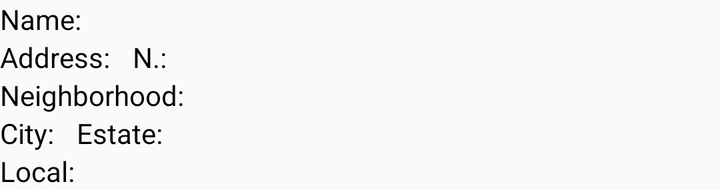
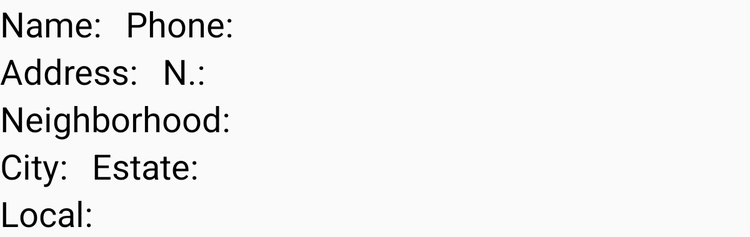

Two renders of one Android screen. The first uses the default layout on a phone; the second uses the alternative layout the repository ships for a different screen configuration, on a matching device. The two XML files are below.
<!-- AndroidManifest.xml: application theme AppTheme -->
<!-- res/layout/grupos_adapter_lista.xml -->
<?xml version="1.0" encoding="utf-8"?>
<LinearLayout xmlns:android="http://schemas.android.com/apk/res/android"
    android:layout_width="match_parent"
    android:layout_height="wrap_content"
    android:orientation="vertical">

    <LinearLayout
        android:layout_width="match_parent"
        android:layout_height="wrap_content"
        android:orientation="horizontal">

        <TextView
            android:id="@+id/layout_grupos_adapter_textview_label_nomegrupo"
            android:layout_width="wrap_content"
            android:layout_height="wrap_content"
            android:text="@string/grupos_nome_lista"
            android:textColor="@android:color/black" />

        <TextView
            android:id="@+id/layout_grupos_adapter_textview_nomegrupo"
            android:layout_width="wrap_content"
            android:layout_height="wrap_content"
            android:textColor="@android:color/black" />
    </LinearLayout>

    <LinearLayout
        android:layout_width="match_parent"
        android:layout_height="wrap_content"
        android:orientation="horizontal">

        <TextView
            android:id="@+id/layout_grupos_adapter_textview_label_endereco"
            android:layout_width="wrap_content"
            android:layout_height="wrap_content"
            android:text="@string/grupos_endereco_lista"
            android:textColor="@android:color/black" />

        <TextView
            android:id="@+id/layout_grupos_adapter_textview_endereco"
            android:layout_width="wrap_content"
            android:layout_height="wrap_content"
            android:textColor="@android:color/black" />

        <TextView
            android:id="@+id/layout_grupos_adapter_textview_label_numero"
            android:layout_width="wrap_content"
            android:layout_height="wrap_content"
            android:paddingLeft="8dp"
            android:text="@string/grupo_numero_lista"
            android:textColor="@android:color/black" />

        <TextView
            android:id="@+id/layout_grupos_adapter_textview_numero"
            android:layout_width="wrap_content"
            android:layout_height="wrap_content"
            android:textColor="@android:color/black" />

    </LinearLayout>

    <LinearLayout
        android:layout_width="match_parent"
        android:layout_height="wrap_content"
        android:orientation="horizontal">

        <TextView
            android:id="@+id/layout_grupos_adapter_textview_label_bairro"
            android:layout_width="wrap_content"
            android:layout_height="wrap_content"
            android:text="@string/grupo_bairro_lista"
            android:textColor="@android:color/black" />

        <TextView
            android:id="@+id/layout_grupos_adapter_textview_bairro"
            android:layout_width="wrap_content"
            android:layout_height="wrap_content"
            android:textColor="@android:color/black" />
    </LinearLayout>

    <LinearLayout
        android:layout_width="match_parent"
        android:layout_height="wrap_content"
        android:orientation="horizontal">

        <TextView
            android:id="@+id/layout_grupos_adapter_textview_label_cidade"
            android:layout_width="wrap_content"
            android:layout_height="wrap_content"
            android:text="@string/grupos_cidade_lista"
            android:textColor="@android:color/black" />

        <TextView
            android:id="@+id/layout_grupos_adapter_textview_cidade"
            android:layout_width="wrap_content"
            android:layout_height="wrap_content"
            android:textColor="@android:color/black" />

        <TextView
            android:id="@+id/layout_grupos_adapter_textview_label_uf"
            android:layout_width="wrap_content"
            android:layout_height="wrap_content"
            android:paddingLeft="8dp"
            android:text="@string/grupos_estado_lista"
            android:textColor="@android:color/black" />

        <TextView
            android:id="@+id/layout_grupos_adapter_textview_uf"
            android:layout_width="wrap_content"
            android:layout_height="wrap_content"
            android:textColor="@android:color/black" />

    </LinearLayout>

    <LinearLayout
        android:layout_width="match_parent"
        android:layout_height="wrap_content"
        android:orientation="horizontal">

        <TextView
            android:id="@+id/layout_grupos_adapter_textview_label_local"
            android:layout_width="wrap_content"
            android:layout_height="wrap_content"
            android:text="@string/grupos_local_lista"
            android:textColor="@android:color/black" />

        <TextView
            android:id="@+id/layout_grupos_adapter_textview_local"
            android:layout_width="wrap_content"
            android:layout_height="wrap_content"
            android:textColor="@android:color/black" />

    </LinearLayout>



</LinearLayout>
<!-- resources referenced by this layout -->
<resources>
  <string name="grupo_bairro_lista">"Neighborhood: "</string>
  <string name="grupo_numero_lista">"N.: "</string>
  <string name="grupos_cidade_lista">"City: "</string>
  <string name="grupos_endereco_lista">"Address: "</string>
  <string name="grupos_estado_lista">"Estate: "</string>
  <string name="grupos_local_lista">"Local: "</string>
  <string name="grupos_nome_lista">"Name: "</string>
  <style name="AppTheme" parent="Theme.AppCompat.Light.DarkActionBar">
          
          
          <item name="colorPrimary">#2E7D32</item>
          <item name="colorPrimaryDark">@color/colorPrimaryDark</item>
          <item name="colorAccent">@color/colorAccent</item>
      </style>
  <color name="colorPrimaryDark">#303F9F</color>
  <color name="colorAccent">#FF4081</color>
</resources>
<!-- res/layout-large/grupos_adapter_lista.xml (the repository's variant of the layout above) -->
<!-- drawn on a 7-inch tablet held upright -->
<?xml version="1.0" encoding="utf-8"?>
<LinearLayout xmlns:android="http://schemas.android.com/apk/res/android"
    android:layout_width="match_parent"
    android:layout_height="wrap_content"
    android:orientation="vertical">

    <LinearLayout
        android:layout_width="match_parent"
        android:layout_height="wrap_content"
        android:orientation="horizontal">

        <TextView
            android:id="@+id/layout_grupos_adapter_textview_label_nomegrupo"
            android:layout_width="wrap_content"
            android:layout_height="wrap_content"
            android:text="@string/grupos_nome_lista"
            android:textSize="28sp"
            android:textColor="@android:color/black" />

        <TextView
            android:id="@+id/layout_grupos_adapter_textview_nomegrupo"
            android:layout_width="wrap_content"
            android:layout_height="wrap_content"
            android:textSize="28sp"
            android:textColor="@android:color/black" />
        <TextView
            android:id="@+id/layout_grupos_adapter_textview_label_telefone_grupo"
            android:layout_width="wrap_content"
            android:layout_height="wrap_content"
            android:paddingLeft="12dp"
            android:text="@string/grupos_telefone_lista"
            android:textSize="28sp"
            android:textColor="@android:color/black" />
        <TextView
            android:id="@+id/layout_grupos_adapter_textview_telefonegrupo"
            android:layout_width="wrap_content"
            android:layout_height="wrap_content"
            android:textSize="28sp"
            android:textColor="@android:color/black" />
    </LinearLayout>

    <LinearLayout
        android:layout_width="match_parent"
        android:layout_height="wrap_content"
        android:orientation="horizontal">

        <TextView
            android:id="@+id/layout_grupos_adapter_textview_label_endereco"
            android:layout_width="wrap_content"
            android:layout_height="wrap_content"
            android:text="@string/grupos_endereco_lista"
            android:textSize="28sp"
            android:textColor="@android:color/black" />

        <TextView
            android:id="@+id/layout_grupos_adapter_textview_endereco"
            android:layout_width="wrap_content"
            android:layout_height="wrap_content"
            android:textSize="28sp"
            android:textColor="@android:color/black" />

        <TextView
            android:id="@+id/layout_grupos_adapter_textview_label_numero"
            android:layout_width="wrap_content"
            android:layout_height="wrap_content"
            android:paddingLeft="12dp"
            android:text="@string/grupo_numero_lista"
            android:textSize="28sp"
            android:textColor="@android:color/black" />

        <TextView
            android:id="@+id/layout_grupos_adapter_textview_numero"
            android:layout_width="wrap_content"
            android:layout_height="wrap_content"
            android:textSize="28sp"
            android:textColor="@android:color/black" />

    </LinearLayout>

    <LinearLayout
        android:layout_width="match_parent"
        android:layout_height="wrap_content"
        android:orientation="horizontal">

        <TextView
            android:id="@+id/layout_grupos_adapter_textview_label_bairro"
            android:layout_width="wrap_content"
            android:layout_height="wrap_content"
            android:text="@string/grupo_bairro_lista"
            android:textSize="28sp"
            android:textColor="@android:color/black" />

        <TextView
            android:id="@+id/layout_grupos_adapter_textview_bairro"
            android:layout_width="wrap_content"
            android:layout_height="wrap_content"
            android:textSize="28sp"
            android:textColor="@android:color/black" />
    </LinearLayout>

    <LinearLayout
        android:layout_width="match_parent"
        android:layout_height="wrap_content"
        android:orientation="horizontal">

        <TextView
            android:id="@+id/layout_grupos_adapter_textview_label_cidade"
            android:layout_width="wrap_content"
            android:layout_height="wrap_content"
            android:text="@string/grupos_cidade_lista"
            android:textSize="28sp"
            android:textColor="@android:color/black" />

        <TextView
            android:id="@+id/layout_grupos_adapter_textview_cidade"
            android:layout_width="wrap_content"
            android:layout_height="wrap_content"
            android:textSize="28sp"
            android:textColor="@android:color/black" />

        <TextView
            android:id="@+id/layout_grupos_adapter_textview_label_uf"
            android:layout_width="wrap_content"
            android:layout_height="wrap_content"
            android:paddingLeft="12dp"
            android:text="@string/grupos_estado_lista"
            android:textSize="28sp"
            android:textColor="@android:color/black" />

        <TextView
            android:id="@+id/layout_grupos_adapter_textview_uf"
            android:layout_width="wrap_content"
            android:layout_height="wrap_content"
            android:textSize="28sp"
            android:textColor="@android:color/black" />

    </LinearLayout>

    <LinearLayout
        android:layout_width="match_parent"
        android:layout_height="wrap_content"
        android:orientation="horizontal">

        <TextView
            android:id="@+id/layout_grupos_adapter_textview_label_local"
            android:layout_width="wrap_content"
            android:layout_height="wrap_content"
            android:text="@string/grupos_local_lista"
            android:textSize="28sp"
            android:textColor="@android:color/black" />

        <TextView
            android:id="@+id/layout_grupos_adapter_textview_local"
            android:layout_width="wrap_content"
            android:layout_height="wrap_content"
            android:textSize="28sp"
            android:textColor="@android:color/black" />

    </LinearLayout>



</LinearLayout>
<!-- resources referenced by the variant -->
<!-- as a 7-inch tablet held upright resolves them -->
<resources>
  <string name="grupo_bairro_lista">"Neighborhood: "</string>
  <string name="grupo_numero_lista">"N.: "</string>
  <string name="grupos_cidade_lista">"City: "</string>
  <string name="grupos_endereco_lista">"Address: "</string>
  <string name="grupos_estado_lista">"Estate: "</string>
  <string name="grupos_local_lista">"Local: "</string>
  <string name="grupos_nome_lista">"Name: "</string>
  <string name="grupos_telefone_lista">Phone:</string>
  <style name="AppTheme" parent="Theme.AppCompat.Light.DarkActionBar">
          
          
          <item name="colorPrimary">#2E7D32</item>
          <item name="colorPrimaryDark">@color/colorPrimaryDark</item>
          <item name="colorAccent">@color/colorAccent</item>
      </style>
  <color name="colorPrimaryDark">#303F9F</color>
  <color name="colorAccent">#FF4081</color>
</resources>
